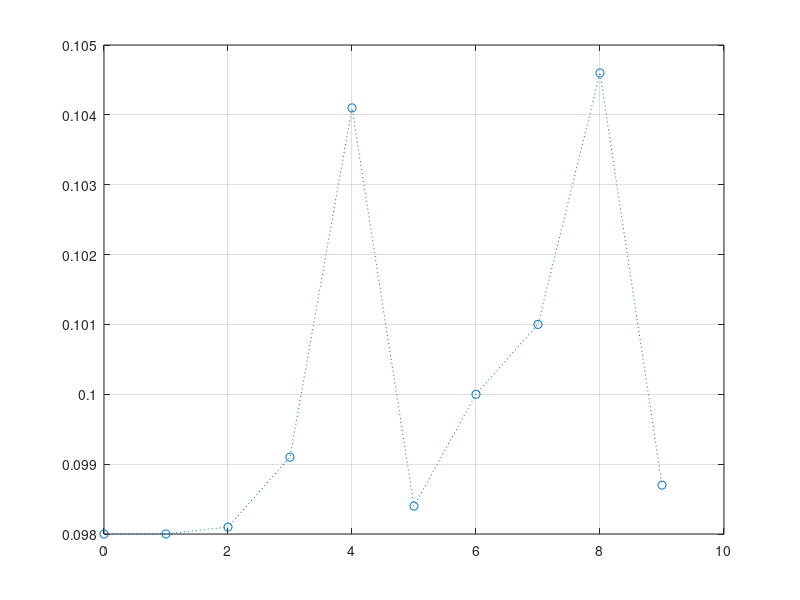

MATLAB code to generate this figure:
disp("Tugas 3\n");

length = 10000;

function num = generate()
    num = floor(rand(1,1)*10);
    return;
end

generated = [];

for i = 1:length
    generated = [generated generate()];
end

disp("\nHasil Generate Angka antara 0-9");
disp(generated);

t = 0:9;
h = hist(generated, t);

disp("\PDF");
p = h / sum(h);
plot(t,p,'o:'), grid;
